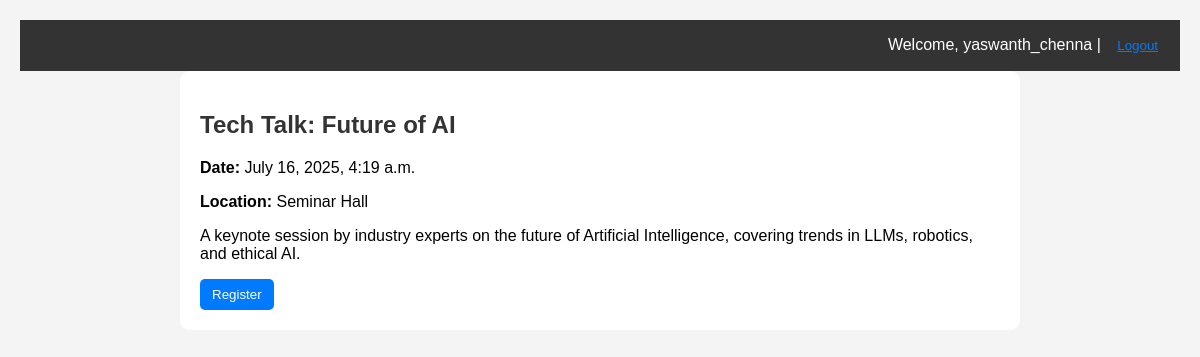
The app's page /event/2/ (signed in) with its own data.
### events/models.py (models this page shows, shortened)
class Event(models.Model):
    title = models.CharField(max_length=100)
    description = models.TextField()
    date = models.DateTimeField()
    location = models.CharField(max_length=255)
    category = models.ForeignKey(EventCategory, on_delete=models.SET_NULL, null=True, blank=True)

### events/views.py (the view)
# urls.py: path('event/<int:pk>/', EventDetailView.as_view(), name='event_detail'),
class EventDetailView(DetailView):
    model = Event
    template_name = 'events/event_detail.html'
    context_object_name = 'event'

### events/templates/events/event_detail.html (shortened to what this page needs)
{% extends 'base.html' %}
{% block content %}
  <h2>{{ event.title }}</h2>
  <p><strong>Date:</strong> {{ event.date }}</p>
  <p><strong>Location:</strong> {{ event.location }}</p>
  <p>{{ event.description }}</p>
  {% if user.is_authenticated %}
    {% if user in event.registration_set.all %}
      <p>✅ You are already registered for this event.</p>
    {% else %}
      <form action="{% url 'register_event' event.id %}" method="post">
        <button type="submit">Register</button>
      </form>
    {% endif %}
  {% else %}
    <p><a href="{% url 'signup' %}">Login or Sign up</a> to register</p>
  {% endif %}
{% endblock %}

### events/templates/base.html (shortened to what this page needs)
{% load static %}
<!DOCTYPE html>
<html>
<head>
</head>
<body>
  {% if user.is_authenticated %}
  <div class="header">
    Welcome, {{ user.username }} |
    <form method="post" action="{% url 'logout' %}" style="display:inline;">
      <button type="submit" style="background:none;border:none;color:#007bff;text-decoration:underline;cursor:pointer;">
        Logout
      </button>
    </form>
  </div>
{% endif %}
  <div class="content">
    {% block content %}{% endblock %}
  </div>
</body>
</html>

### events/templates/base.html (style rules this page uses)
body { font-family: Arial, sans-serif; background-color: #f4f4f4; margin: 0; padding: 20px; }
.header { background-color: #333; color: white; padding: 10px; text-align: right; }
.content { background-color: white; padding: 20px; border-radius: 10px; max-width: 800px; margin: auto; }
h1, h2 { color: #333; }
button { background-color: #007bff; color: white; padding: 8px 12px; border: none; border-radius: 5px; cursor: pointer; }

### records on screen
Event: title "Tech Talk: Future of AI", date "July 16, 2025, 4:19 a.m.", location "Seminar Hall", description "A keynote session by industry experts on the future of Artificial Intelligence, covering trends in LLMs, robotics, and ethical AI."

### other values on screen
{{ user.username }} "yaswanth_chenna"
